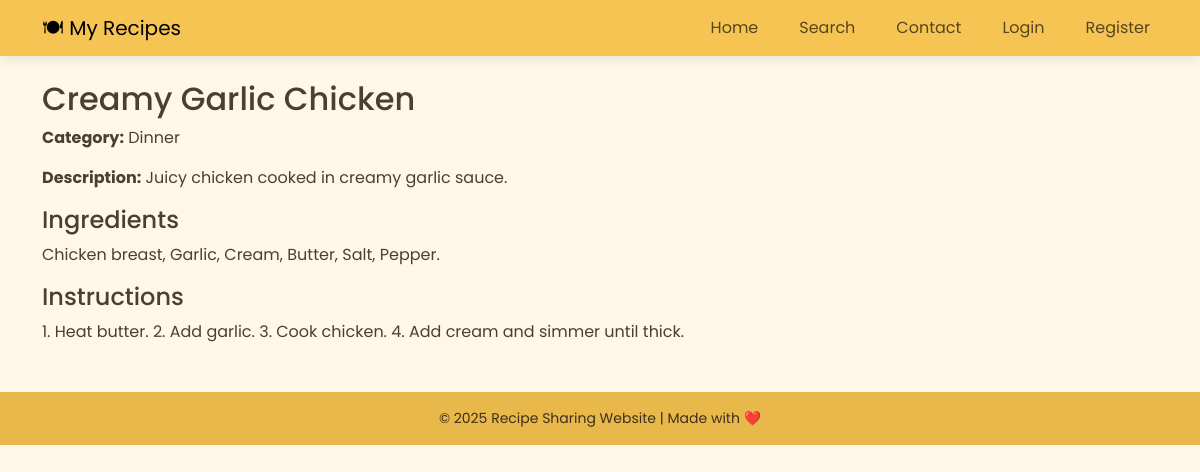
/recipe/1, run on the app's committed database.
### app.py (models this page shows)
class Recipe(db.Model):
    id = db.Column(db.Integer, primary_key=True)
    title = db.Column(db.String(200), nullable=False)
    description = db.Column(db.Text, nullable=False)
    ingredients = db.Column(db.Text, nullable=False)
    instructions = db.Column(db.Text, nullable=False)
    image = db.Column(db.String(200))
    user_id = db.Column(db.Integer, db.ForeignKey('user.id'))
    category_id = db.Column(db.Integer, db.ForeignKey('category.id'))

class Category(db.Model):
    id = db.Column(db.Integer, primary_key=True)
    name = db.Column(db.String(100), nullable=False)
    recipes = db.relationship('Recipe', backref='category', lazy=True)

### app.py (the view)
@app.route('/recipe/<int:id>')
def recipe_detail(id):
    recipe = Recipe.query.get_or_404(id)
    return render_template('recipe_detail.html', recipe=recipe)

### templates/recipe_detail.html
{% extends 'base.html' %}
{% block content %}
<h2>{{ recipe.title }}</h2>
<p><strong>Category:</strong> {{ recipe.category.name }}</p>
<p><strong>Description:</strong> {{ recipe.description }}</p>
<h4>Ingredients</h4>
<p>{{ recipe.ingredients }}</p>
<h4>Instructions</h4>
<p>{{ recipe.instructions }}</p>
{% endblock %}

### templates/base.html (shortened to what this page needs)
<!DOCTYPE html>
<html lang="en">
<head>
    <link href="https://cdn.jsdelivr.net/npm/bootstrap@5.3.0/dist/css/bootstrap.min.css" rel="stylesheet">
    <link href="https://cdn.jsdelivr.net/npm/bootstrap@5.3.2/dist/css/bootstrap.min.css" rel="stylesheet">
    <link rel="stylesheet" href="{{ url_for('static', filename='css/style.css') }}">
</head>
<body>
<nav class="navbar navbar-expand-lg">
    <div class="container">
        <a class="navbar-brand" href="{{ url_for('index') }}">🍽 My Recipes</a>
            <div class="collapse navbar-collapse" id="navbarNav">
                <ul class="navbar-nav ms-auto">
                    <li class="nav-item">
                        <a class="nav-link" href="{{ url_for('index') }}">Home</a>
                    </li>
                    <li class="nav-item">
                        <a class="nav-link" href="{{ url_for('search') }}">Search</a>
                    </li>
                    <li class="nav-item">
                        <a class="nav-link" href="{{ url_for('contact') }}">Contact</a>
                    </li>
                    {% if current_user.is_authenticated %}
                    <li class="nav-item">
                        <a class="nav-link" href="{{ url_for('dashboard') }}">Dashboard</a>
                    </li>
                    <li class="nav-item">
                        <a class="nav-link" href="{{ url_for('logout') }}">Logout</a>
                    </li>
                    {% else %}
                    <li class="nav-item">
                        <a class="nav-link" href="{{ url_for('login') }}">Login</a>
                    </li>
                    <li class="nav-item">
                        <a class="nav-link" href="{{ url_for('register') }}">Register</a>
                    </li>
                    {% endif %}
                </ul>
            </div>
        </div>
    </nav>
    <div class="container mt-4">
        {% block content %}{% endblock %}
    </div>
    <footer class="text-center p-3 mt-5">
        © 2025 Recipe Sharing Website | Made with ❤️
    </footer>
</body>
</html>

### static/css/style.css (style rules this page uses)
* { margin: 0; padding: 0; box-sizing: border-box; }
body { font-family: 'Poppins', sans-serif; background-color: #FFF8E7; color: #4A3F35; }
nav { background-color: #F6C453; padding: 15px 40px; display: flex; justify-content: space-between; align-items: center; box-shadow: 0 4px 12px rgba(0, 0, 0, 0.08); }
nav ul { list-style: none; display: flex; gap: 25px; }
nav ul li a { text-decoration: none; color: #3E2F1C; font-weight: 500; transition: 0.3s; }
footer { background-color: #E8B94A; color: #3E2F1C; text-align: center; padding: 20px; margin-top: 50px; font-size: 14px; }

### data on the page
Recipe: title "Creamy Garlic Chicken", description "Juicy chicken cooked in creamy garlic sauce.", ingredients "Chicken breast, Garlic, Cream, Butter, Salt, Pepper.", instructions "1. Heat butter. 2. Add garlic. 3. Cook chicken. 4. Add cream and simmer until thick."
Category: category.name "Dinner"
